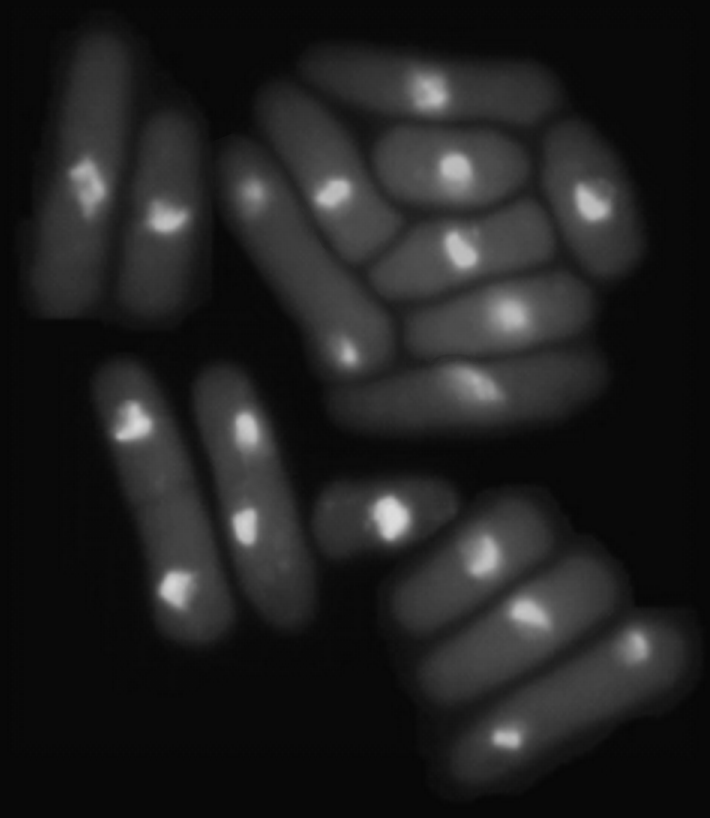
%> input picture Experiment 7/Fig1017(a).tif, 710 x 818 px
$ octave Untitled.m   (GNU Octave 9; MATLAB toolbox functions it lacks are replaced by stand-ins)
%> lines starting %> are read from the running program, lines starting %| are printed output that depends on the picture; in (x1, y1, x2, y2) boxes, pixels count from 0 and x2, y2 are one past the last pixel; in counts of white or black regions, pixels touching at a corner belong together; the program's own positions count from 1
### Experiment 7/tofloat.m
function [out, revertclass] = tofloat(in)
%TOFLOAT Convert image to floating point
%   [OUT, REVERTCLASS] = TOFLOAT(IN) converts the input image IN to
%   floating-point. If IN is a double or single image, then OUT
%   equals IN.  Otherwise, OUT equals IM2SINGLE(IN).  REVERTCLASS is
%   a function handle that can be used to convert back to the class
%   of IN.

%   Copyright 2002-2009 R. C. Gonzalez, R. E. Woods, and S. L. Eddins
%   From the book Digital Image Processing Using MATLAB, 2nd ed.,
%   Gatesmark Publishing, 2009.
%
%   Book web site: http://www.imageprocessingplace.com
%   Publisher web site: http://www.gatesmark.com/DIPUM2e.htm

identity = @(x) x;
tosingle = @im2single;

table = {'uint8',   tosingle, @im2uint8
   'uint16',  tosingle, @im2uint16
   'int16',   tosingle, @im2int16
   'logical', tosingle, @logical
   'double',  identity, identity
   'single',  identity, identity};

classIndex = find(strcmp(class(in), table(:, 1)));

if isempty(classIndex)
   error('Unsupported input image class.');
end

out = table{classIndex, 2}(in);

revertclass = table{classIndex, 3};

### Experiment 7/Untitled.m
f = tofloat(imread('Fig1017(a).tif'));
imhist(f) % Fig. 10.17(b).
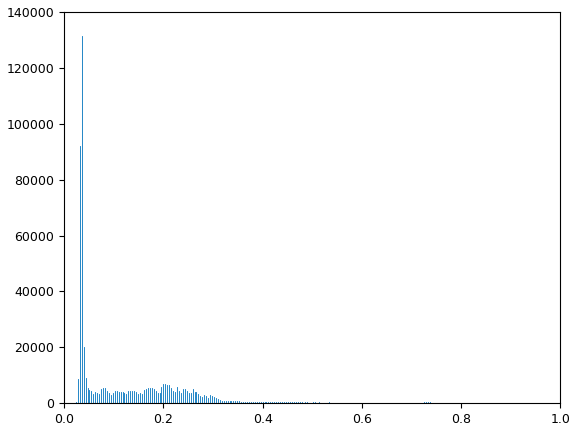
%> figure redrawn from the program's plot data; highest point at x = 0.0353, y = 131543
hf = imhist(f);
%> hf = 256 values, max 131543 at index 10, min 0 at index 1, mean 2268.7
level = graythresh(f);
%> level = 0.165
%> (the run ends here)

$ run again, with Experiment 7/Fig0910(a).tif copied over Experiment 7/Fig1017(a).tif
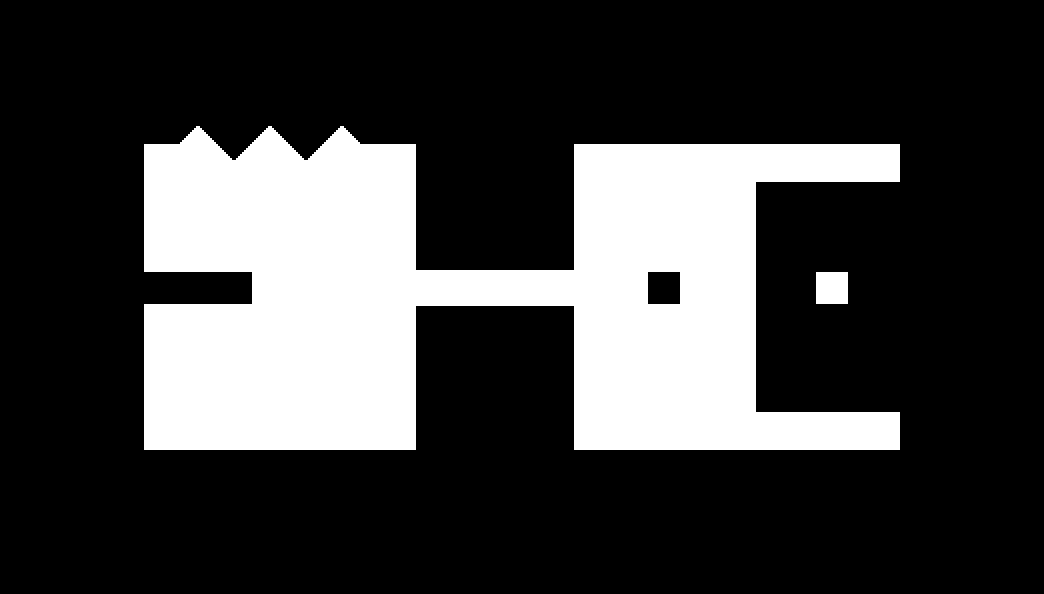
%> input picture Experiment 7/Fig0910(a).tif, 1044 x 594 px
%> out: size 594x1044 single; values 0 (black) and 1 (white), 24.6% white; 2 white regions, box (x1, y1, x2, y2) and area: (144, 126, 900, 450) 151580, (816, 272, 848, 304) 1024
%> `imhist(f)`:
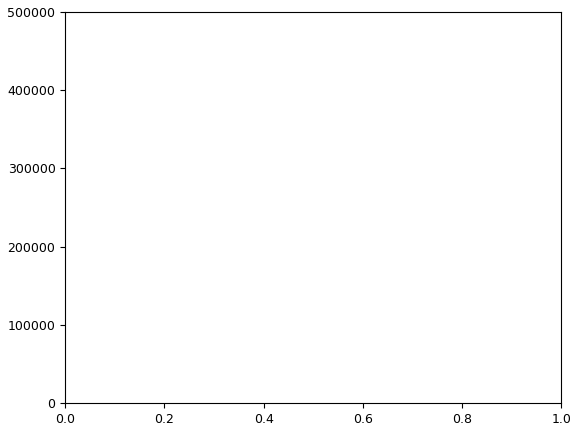
%> figure redrawn from the program's plot data; highest point at x = 0, y = 467532
%> hf = 256 values, max 467532 at index 1, min 0 at index 2, mean 2422.4
%> level = 0.498

$ run again, with Experiment 7/Fig0925(a).tif copied over Experiment 7/Fig1017(a).tif
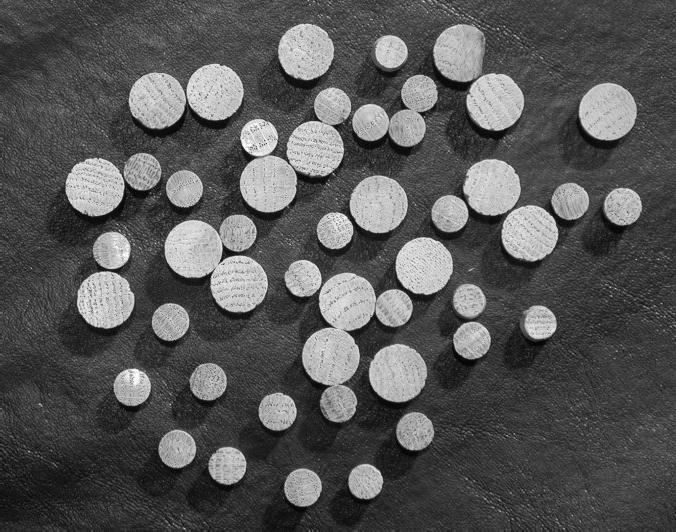
%> input picture Experiment 7/Fig0925(a).tif, 676 x 532 px
%> `imhist(f)`:
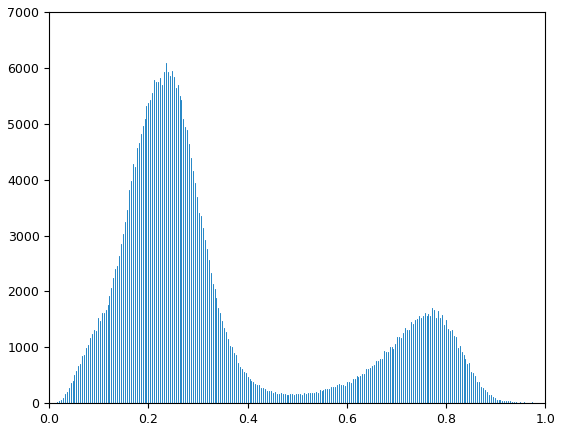
%> figure redrawn from the program's plot data; highest point at x = 0.235, y = 6088
%> hf = 256 values, max 6088 at index 61, min 0 at index 1, mean 1404.8
%> level = 0.478

$ run again, with Experiment 7/Fig1023(a).tif copied over Experiment 7/Fig1017(a).tif
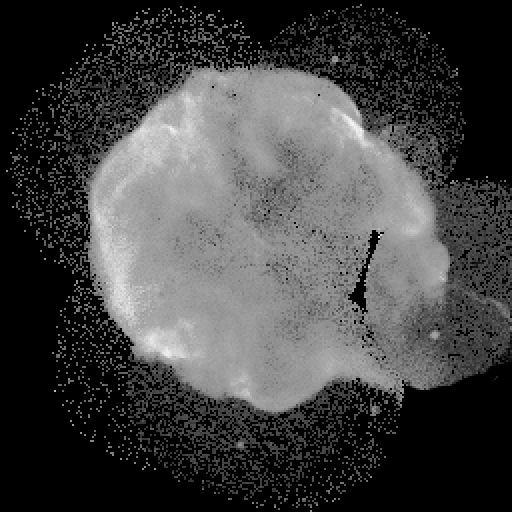
%> input picture Experiment 7/Fig1023(a).tif, 512 x 512 px
%> `imhist(f)`:
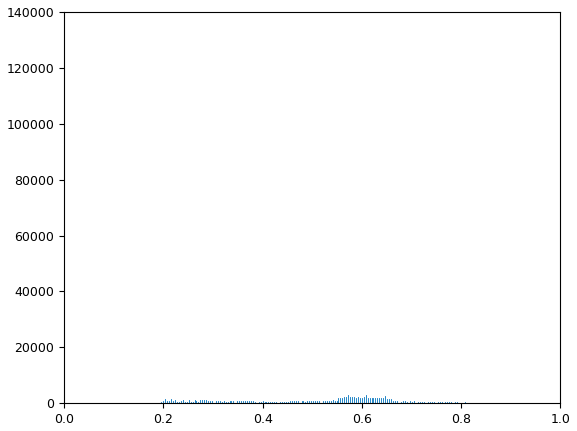
%> figure redrawn from the program's plot data; highest point at x = 0, y = 125428
%> hf = 256 values, max 125428 at index 1, min 0 at index 9, mean 1024
%> level = 0.294
